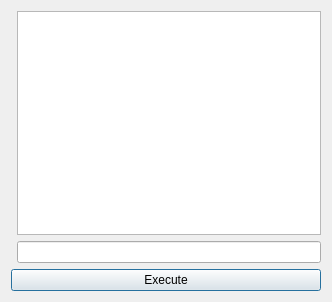
<?xml version="1.0" encoding="UTF-8"?>
<ui version="4.0">
 <class>ZipDialog</class>
 <widget class="QDialog" name="ZipDialog">
  <property name="geometry">
   <rect>
    <x>0</x>
    <y>0</y>
    <width>332</width>
    <height>302</height>
   </rect>
  </property>
  <property name="windowTitle">
   <string>Dialog</string>
  </property>
  <layout class="QGridLayout" name="gridLayout">
   <item row="1" column="1">
    <widget class="QLineEdit" name="fileNameEdit"/>
   </item>
   <item row="2" column="0" colspan="2">
    <widget class="QPushButton" name="executeButton">
     <property name="text">
      <string>Execute</string>
     </property>
    </widget>
   </item>
   <item row="0" column="1">
    <widget class="QTextBrowser" name="textBrowser"/>
   </item>
  </layout>
 </widget>
 <resources/>
 <connections/>
</ui>
